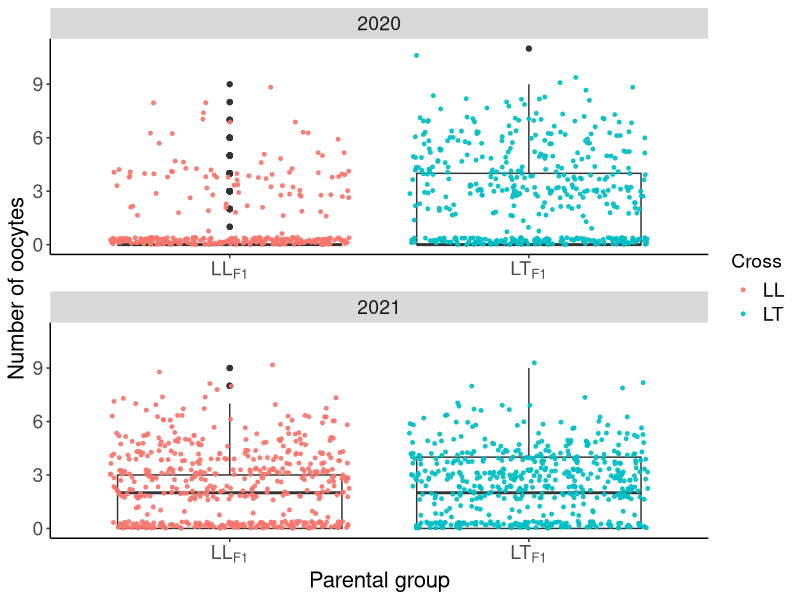
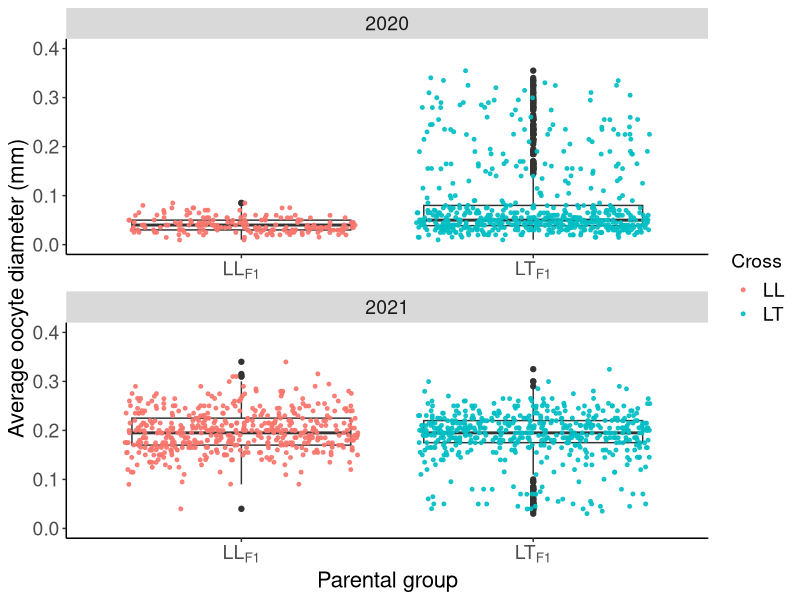

The R source for these figures, in order:
##R script for analyses of hybrid and purebred egg count and size data
#Data obtained using methods described in manuscript - Fertile hybrids could aid coral adaptation - methods
#Written by Annika Lamb 

##Load functions and packages
#Summary function
summarySE <- function(data=NULL, measurevar, groupvars=NULL, na.rm=FALSE, conf.interval=.95, .drop=TRUE) {
  
  require(plyr)
  
  # New version of length which can handle NA's: if na.rm==T, don't count them
  
  length2 <- function (x, na.rm=FALSE) {
    
    if (na.rm) sum(!is.na(x))
    
    else       length(x)
    
  }
  
  
  # This does the summary. For each group's data frame, return a vector with
  
  # N, mean, and sd
  
  datac <- ddply(data, groupvars, .drop=.drop,
                 
                 .fun = function(xx, col) {
                   
                   c(N    = length2(xx[[col]], na.rm=na.rm),
                     
                     mean = mean   (xx[[col]], na.rm=na.rm),
                     
                     median = median (xx[[col]], na.rm=na.rm),
                     
                     sd   = sd     (xx[[col]], na.rm=na.rm)
                     
                   )
                   
                 },
                 
                 measurevar
                 
  )
  # Rename the "mean" column    
  
  datac <- rename(datac, c("mean" = measurevar))
  
  datac$se <- datac$sd / sqrt(datac$N)  # Calculate standard error of the mean
  
  # Confidence interval multiplier for standard error
  
  # Calculate t-statistic for confidence interval: 
  
  # e.g., if conf.interval is .95, use .975 (above/below), and use df=N-1
  
  ciMult <- qt(conf.interval/2 + .5, datac$N-1)
  
  datac$ci <- datac$se * ciMult
  
  return(datac)
}

#load packages
library(lme4)
library(ggplot2)
library(tidyverse)
library(viridis)
library(emmeans)
library(glmmTMB)


### Analysis of egg counts
##Import egg count data
EggCount <- read.table('EggCountData_2020-2021.csv', header=T, sep=',')
head(EggCount)
##Remove additional replicates
EggCount<-EggCount[EggCount$Polyp <11, ]

##Dataframe Modifications
EggCount$SampleID<-as.factor(EggCount$SampleID)
EggCount$Cross<-as.factor(EggCount$Cross)
EggCount$Tank<-as.factor(EggCount$Tank)
EggCount$System<-as.factor(EggCount$System)
EggCount$UniPolyp<-as.factor(EggCount$UniPolyp)
EggCount$Treatment<-as.factor(EggCount$Treatment)
EggCount$Year<-as.factor(EggCount$Year)
#Check
str(EggCount)
#Remove missing data
EggCount_complete <-EggCount %>% drop_na(Count) 
EggCount_complete <- EggCount[!is.na(EggCount$Count), ]

##Zero-inflated GLMM of egg count data
#Generate model
EggCount_glmmTMB <- glmmTMB(Count~Cross * Year + (1|System/SampleID/UniPolyp) , family = poisson(),data =EggCount_complete,ziformula = ~ Cross * Year)
#Summarise findings
summary(EggCount_glmmTMB)
#Compare Egg counts amongst years and experimental groups (LLF1 and LTF1)
leastsquare = lsmeans(EggCount_glmmTMB,
                      pairwise ~ Cross|Year,
                      adjust = "tukey")
leastsquare
#Summary statistics
tapply(EggCount_complete$Count, EggCount_complete$Cross, median)
tapply(EggCount_complete$Count, EggCount_complete$Cross, range)
tapply(EggCount_complete$Count, EggCount_complete$Year, median)
tapply(EggCount_complete$Count, EggCount_complete$Year, range)

##Figure
EggCount %>% ggplot(aes(x=Cross, y=Count)) +
  geom_boxplot() +
  scale_x_discrete(labels=expression('LL'[F1],'LT'[F1]))+
  scale_fill_viridis(discrete = TRUE, alpha=0.6) +
  scale_y_continuous(limits = c(0,11))+
  geom_jitter(aes(colour=Cross),size=1, alpha=0.9)  +
  theme(axis.text.x = element_text(size = 14), axis.title.x = element_text(size = 16),
        axis.text.y = element_text(size = 14), axis.title.y = element_text(size = 16),
        legend.text = element_text(size = 14), legend.title = element_text(size = 14),
        strip.text.x = element_text(size = 14))+
  theme(panel.grid.major = element_blank(), panel.grid.minor = element_blank(),
        panel.background = element_blank(), axis.line = element_line(colour = "black"))+
  xlab("Parental group") +
  ylab("Number of oocytes") +
  facet_wrap(~ Year, nrow = 2, scales = "free")

###Analysis of egg sizes
##Import egg size data
EggSize<- read.table('EggSize_2020-2021.csv', header=T, sep=',')
##Data modifications
EggSize$Cross<-as.factor(EggSize$Cross)
EggSize$System<-as.factor(EggSize$System)
EggSize$Tank<-as.factor(EggSize$Tank)
EggSize$Year<-as.factor(EggSize$Year)
EggSize$Sample<-as.factor(EggSize$Sample)
EggSize$UniMesentary<-as.factor(EggSize$UniMesentary)
EggSize$UniPolyp<-as.factor(EggSize$UniPolyp)
EggSize$AverageDiameter<-as.numeric(EggSize$AverageDiameter)
EggSize$Treatment<-as.factor(EggSize$Treatment)
#Check
str(EggSize)
#Remove missing data
EggSize_complete <- EggSize %>% drop_na()   

#Summary statistics, by year
Size_Y2021 <-EggSize_complete[EggSize_complete$Year ==2021, ]
tapply(Size_Y2021$AverageDiameter, Size_Y2021$Cross, median)
tapply(Size_Y2021$AverageDiameter, Size_Y2021$Cross, mean)
tapply(Size_Y2021$AverageDiameter, Size_Y2021$Cross, range)

Size_Y2020 <-EggSize_complete[EggSize_complete$Year ==2020, ]
tapply(Size_Y2020$AverageDiameter, Size_Y2020$Cross, median)
tapply(Size_Y2020$AverageDiameter, Size_Y2020$Cross, mean)
tapply(Size_Y2020$AverageDiameter, Size_Y2020$Cross, range)

##Linear mixed effects modelling
#Build model
EggSize_lmm <- lmer(AverageDiameter ~Cross * Year + (1|System/Sample/UniPolyp/UniMesentary), data =EggSize)
#Summarise model
summary(EggSize_lmm)
#Compare egg sizes amongst years and experimental groups (LLF1 and LTF1)
leastsquare = lsmeans(EggSize_lmm,
                      pairwise ~ Cross:Year,
                      adjust = "tukey")
leastsquare$contrasts

#Graphic
EggSize %>% ggplot(aes(x=Cross, y=AverageDiameter)) +
  geom_boxplot() +
  scale_x_discrete(labels=expression('LL'[F1],'LT'[F1]))+
  scale_fill_viridis(discrete = TRUE, alpha=0.6) +
  scale_y_continuous(limits = c(0,0.4))+
  geom_jitter(aes(colour=Cross),size=1, alpha=0.9)  +
  theme(axis.text.x = element_text(size = 14), axis.title.x = element_text(size = 16),
        axis.text.y = element_text(size = 14), axis.title.y = element_text(size = 16),
        legend.text = element_text(size = 14), legend.title = element_text(size = 14),
        strip.text.x = element_text(size = 14))+
  theme(panel.grid.major = element_blank(), panel.grid.minor = element_blank(),
        panel.background = element_blank(), axis.line = element_line(colour = "black"))+
  xlab("Parental group") +
  ylab("Average oocyte diameter (mm)") +
  facet_wrap(~ Year, nrow = 2, scales = "free")
